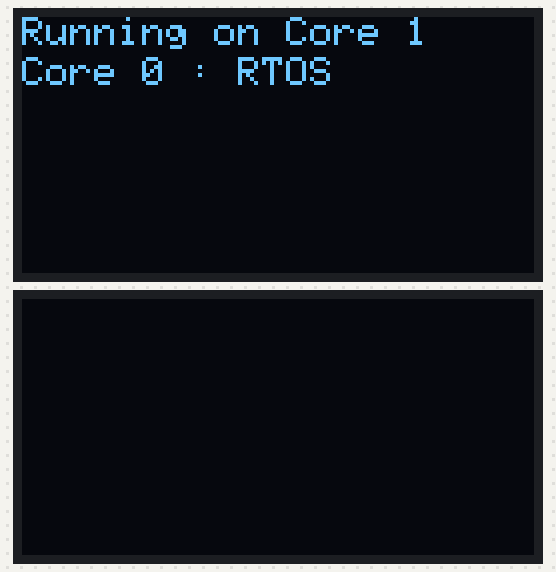
Bench run of a sketch on a simulated ESP32-S3. On the bench: 2 × 128×64 one-colour display. The display library's start-up logo is not drawn.

Above: at 2.2 s.
At 7.2 s:
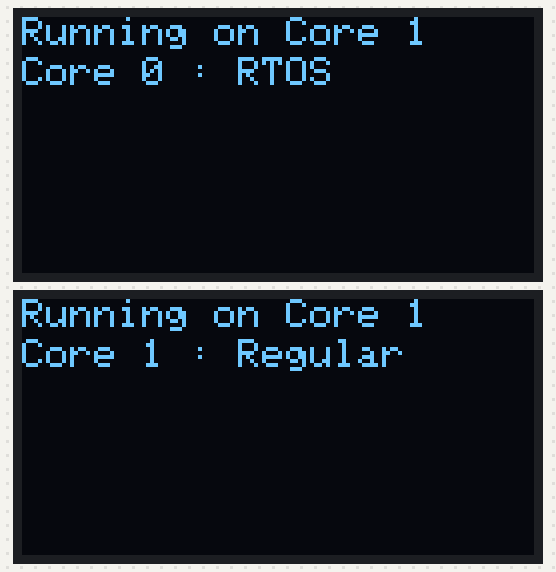

The sketch:

sketch.ino
```cpp
#include <Wire.h>
#include <Adafruit_GFX.h>
#include <Adafruit_SSD1306.h>

// Definisikan ukuran layar OLED
#define SCREEN_WIDTH 128
#define SCREEN_HEIGHT 64

// Alamat I2C untuk OLED
#define OLED_ADDRESS 0x3C

// Inisialisasi OLED pertama (I2C di core 0, menggunakan pin 14 (SDA) dan 13 (SCL))
Adafruit_SSD1306 display1(SCREEN_WIDTH, SCREEN_HEIGHT, &Wire, -1);

// Inisialisasi OLED kedua (I2C di core 1, menggunakan pin 20 (SDA) dan 19 (SCL))
Adafruit_SSD1306 display2(SCREEN_WIDTH, SCREEN_HEIGHT, &Wire1, -1);

// Flag untuk mengatur giliran core
volatile bool core0Turn = true;

// Task yang dijalankan pada core 0
void core0Task(void *parameter) {
  while (true) {
    if (core0Turn) {
      // Dapatkan ID core yang sedang digunakan
      int coreID = xPortGetCoreID();  // Ini akan mengembalikan 0 untuk core 0 atau 1 untuk core 1

      // Tampilkan pesan "Core X : RTOS" di OLED pertama (core 0)
      display1.clearDisplay();
      display1.setTextSize(1);
      display1.setTextColor(SSD1306_WHITE);
      display1.setCursor(0, 0);
      display1.print("Running on Core ");
      display1.print(coreID);  // Menampilkan ID core
      display1.setCursor(0, 10);  // Pindahkan ke baris berikutnya
      display1.print("Core 0 : RTOS");
      display1.display();

      // Beri waktu 5 detik agar pesan tetap tampil
      vTaskDelay(5000 / portTICK_PERIOD_MS);  // Tunda 5 detik

      // Ganti giliran ke core 1
      core0Turn = false;
    }

    vTaskDelay(100 / portTICK_PERIOD_MS);  // Delay pendek untuk memberi kesempatan kepada core 1
  }
}

// Task yang dijalankan pada core 1
void core1Task(void *parameter) {
  while (true) {
    if (!core0Turn) {
      // Dapatkan ID core yang sedang digunakan
      int coreID = xPortGetCoreID();  // Ini akan mengembalikan 0 untuk core 0 atau 1 untuk core 1

      // Tampilkan pesan "Core X : Regular" di OLED kedua (core 1)
      display2.clearDisplay();
      display2.setTextSize(1);
      display2.setTextColor(SSD1306_WHITE);
      display2.setCursor(0, 0);
      display2.print("Running on Core ");
      display2.print(coreID);  // Menampilkan ID core
      display2.setCursor(0, 10);  // Pindahkan ke baris berikutnya
      display2.print("Core 1 : Regular");
      display2.display();

      // Beri waktu 5 detik agar pesan tetap tampil
      vTaskDelay(5000 / portTICK_PERIOD_MS);  // Tunda 5 detik

      // Ganti giliran ke core 0
      core0Turn = true;
    }

    vTaskDelay(100 / portTICK_PERIOD_MS);  // Delay pendek untuk memberi kesempatan kepada core 0
  }
}

void setup() {
  // Inisialisasi komunikasi I2C untuk OLED pertama (core 0) menggunakan pin 14 (SDA) dan 13 (SCL)
  Wire.begin(14, 13);  // SDA, SCL untuk OLED pertama di core 0

  // Inisialisasi komunikasi I2C untuk OLED kedua (core 1) menggunakan pin 20 (SDA) dan 19 (SCL)
  Wire1.begin(20, 19);  // SDA, SCL untuk OLED kedua di core 1

  // Inisialisasi OLED pertama (di core 0)
  if (!display1.begin(SSD1306_SWITCHCAPVCC, OLED_ADDRESS)) {
    Serial.println(F("Gagal menginisialisasi OLED pertama!"));
    while (true);  // Jika OLED pertama gagal inisialisasi, hentikan program
  }

  // Inisialisasi OLED kedua (di core 1)
  if (!display2.begin(SSD1306_SWITCHCAPVCC, OLED_ADDRESS)) {
    Serial.println(F("Gagal menginisialisasi OLED kedua!"));
    while (true);  // Jika OLED kedua gagal inisialisasi, hentikan program
  }

  display1.display();
  display2.display();
  delay(2000);  // Tampilkan logo awal OLED selama 2 detik

  // Buat task untuk core 0 dan core 1
  xTaskCreatePinnedToCore(core0Task, "Core0Task", 10000, NULL, 1, NULL, 0);  // Jalankan di core 0
  xTaskCreatePinnedToCore(core1Task, "Core1Task", 10000, NULL, 1, NULL, 1);  // Jalankan di core 1
}

void loop() {
  // Tidak ada kode di loop() karena tugas dijalankan di core 0 dan core 1
}
```

Measured:
- what the display in image 0 shows lasts 5.1 s, from 2.1 s to 7.2 s
